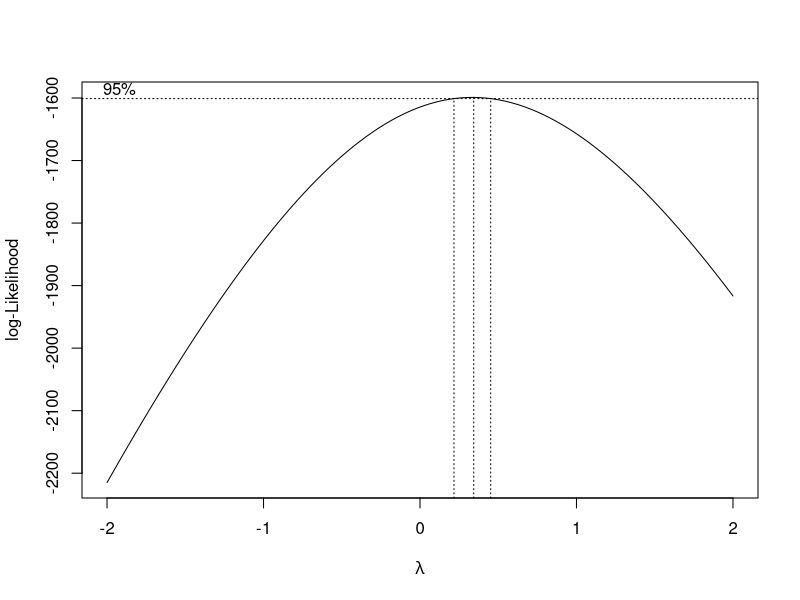
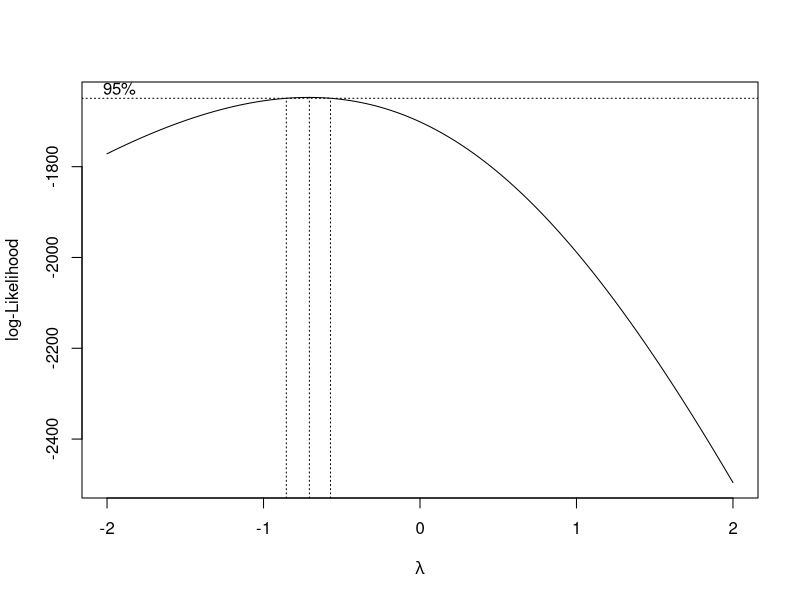
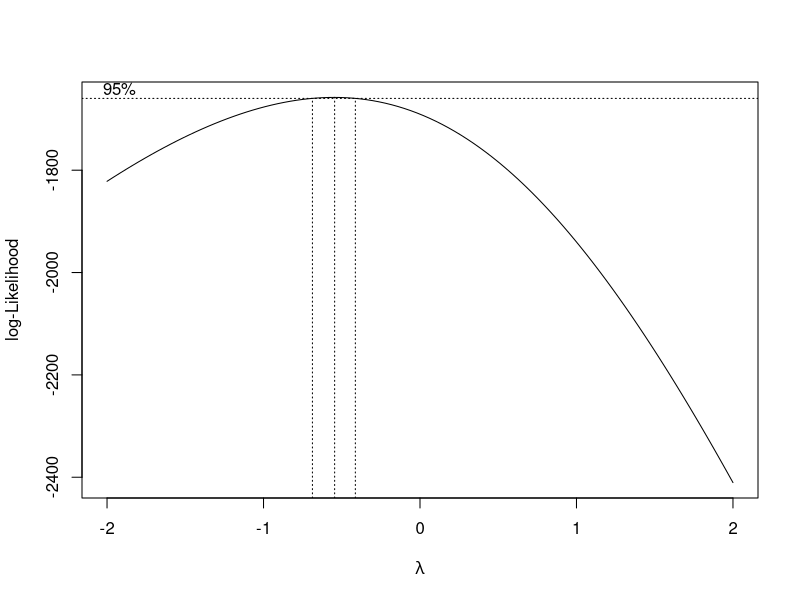
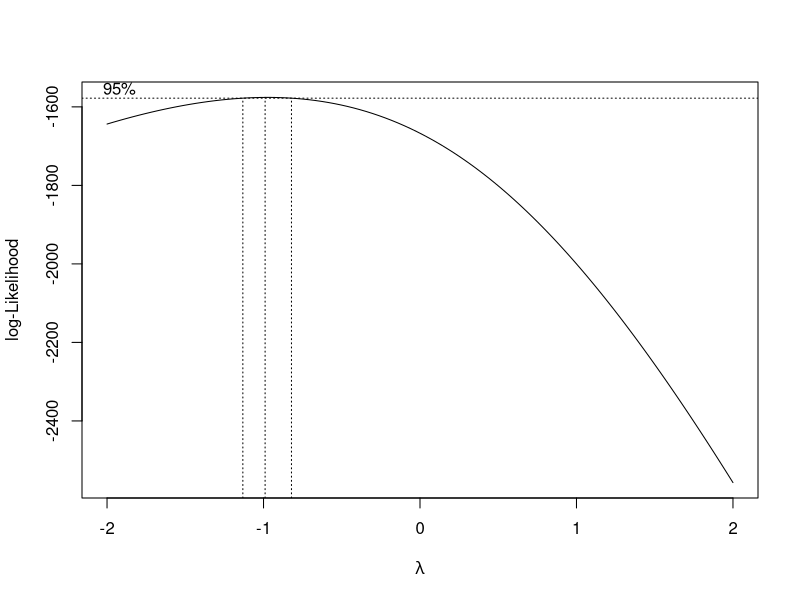
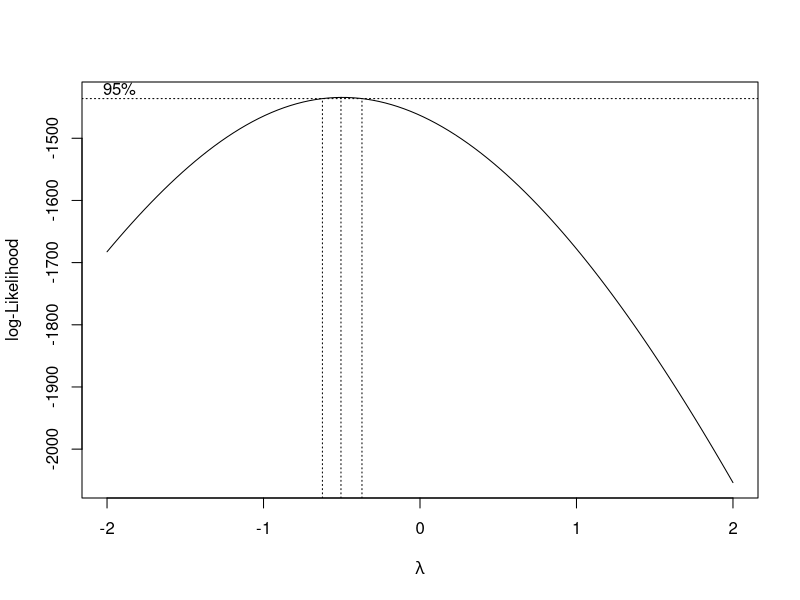
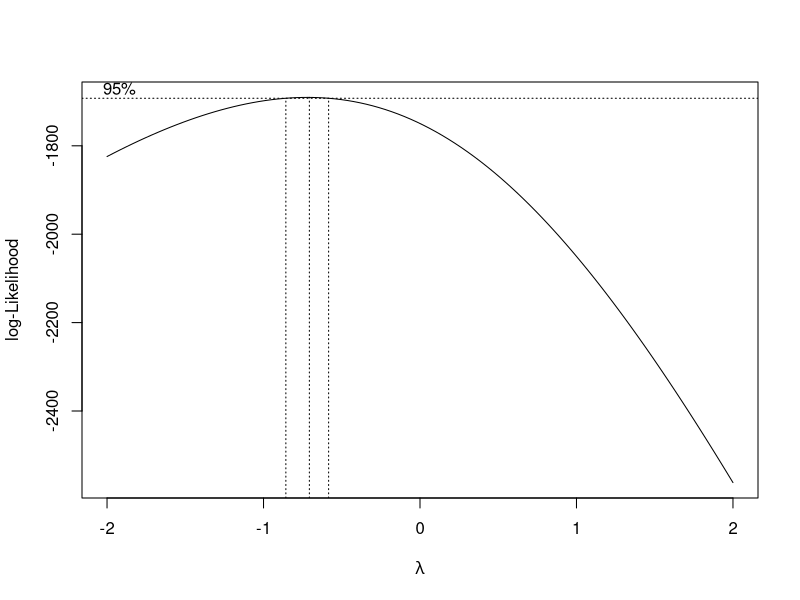
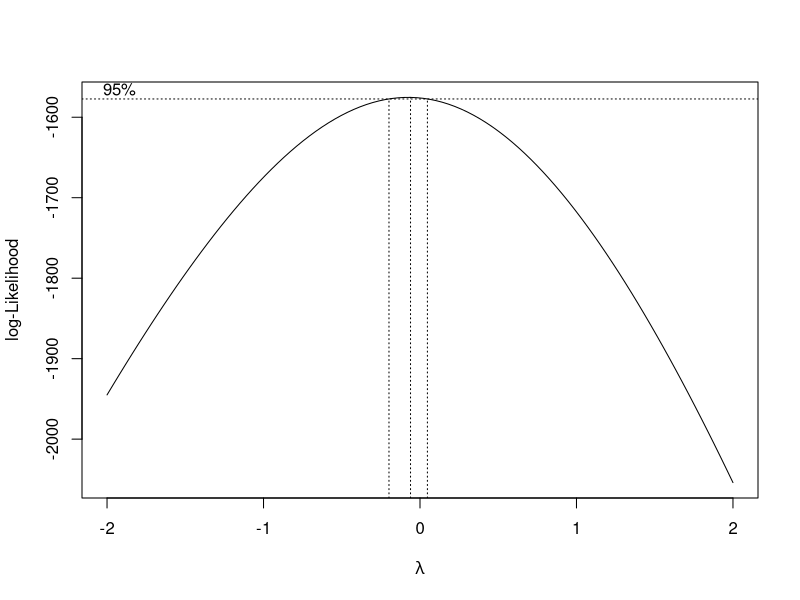
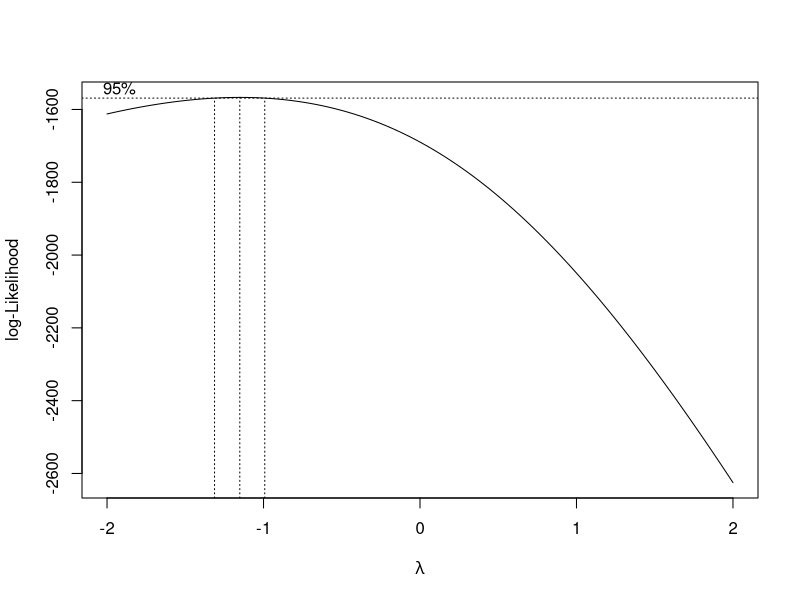

Reproduce these figures in R, in order.
## ---- chunk 1
library(tidyverse)
library(ggplot2)
library(dplyr)
library(stringr)
library(MASS)
library(pROC)
## ---- chunk 2
setwd("/home/alvaro/Documentos/rstudio/MachineLearnI/")
raw_train=read.csv("./data/Breast_Cancer_train.data",sep = "_",header = FALSE)
raw_test <- read.csv("./data/Breast_Cancer_test_completo.csv")
## ---- chunk 3
#Funcion para extraer moda de un vector
moda=function(vector){
  return(as.numeric(names(which.max(table(unique(vector))))))
}

#Funcion para 
factores=function(vector){
  threshold=round(length(vector))/10
  return(names(table(vector)[table(vector)>threshold]))
}

## ---- chunk 4

limpiar2=function(df){
  #Este for iterara por las columnas del data frame
  for (k in 2:length(colnames(df))){
    #Si la columna es numerica entra un for que itera por los datos de esa columna y cambia los datos si cumplen unas condiciones
    if (is.numeric(df[,k])==TRUE){

      for (r in 1:length(row.names(df))){
        #Si son NA los sustituye por la media de los valores de esa columna que no son NA.
        if (is.na(df[r,k])==1){

          df[r,k] <-round(mean(df[,k][is.na(df[,k])==0]))
        #Si son mayores de 10 asumimos que el segundo numero es erroneo. Dividimos por 10 y redondeamos.
        }else if(df[r,k]>10){
          df[r,k] <- round(df[r,k]/10)
        #Si son menores de 0 las conviertes en positivo
        }else if (df[r,k]<0){
          df[r,k]=-df[r,k]
        }
      }
    #Si en cambio esa columna es un factor habra codigio extra
    }else if(is.factor(df[,k])==TRUE){

      #Sacaremos los valores unicos que superen mas de X counts, que asumimos que son los niveles adecuados de ese factor
      levl=factores(df[,k])

      #transformamos en numerico la columna para poder operar
      df[,k] <- as.numeric(as.character(df[,k]))
      #El for itera por los valores de la columna
      for (r in 1:length(row.names(df))){
        if (is.na(df[r,k])==1){
          #Si es na lo sustituimos por la moda, ya que la media nos podria dar valores que no fuesen uno de los niveles
          df[r,k] <-moda(df[,k][is.na(df[,k])==0])
          #Si es mayor de 10 dividimos por 10 y redondeamos igual que en el otro for
        }else if(df[r,k]>10){
          df[r,k] <- round(df[r,k]/10)
          #Si es un valor que no corresponde a los niveles del factor lo sustituyo por la moda
        }else if (!(df[r,k] %in% levl)){
          df[r,k] = moda(df[,k][is.na(df[,k])==0])
        }
      }
      #lo vuelvo a condertir en factor
      df[,k] <- as.factor(df[,k])
      #le añado los niveles

      levels(df[,k]) <- levl
  
      
    }
    
  }
    
  return(df)
}

## ---- chunk 5
#Arreglamos el train dataset
train_complete <- raw_train %>% mutate_all(~ str_replace_all(., "h", ""))
train_complete  <- as.data.frame(lapply(train_complete, as.numeric))
train_complete[,12] <- as.factor(train_complete[,12])
colnames(train_complete)=c("ID","clump_thickness","unif_cell_size","unif_cell_shape","Marg_adhes","Epith_cell_size","Bare_nucl","Bland_chrom","Normal_nucleoli","Mitoses","Group","class")
train_complete <- limpiar2(train_complete)

#Arreglamos el test dataset
test_complete <- as.data.frame(lapply(raw_test,as.numeric))
test_complete[,12] <- as.factor(test_complete[,12])
colnames(test_complete)=c("ID","clump_thickness","unif_cell_size","unif_cell_shape","Marg_adhes","Epith_cell_size","Bare_nucl","Bland_chrom","Normal_nucleoli","Mitoses","Group","class")
test_complete <- limpiar2(test_complete)


levels(train_complete$class) <- c("Benign","Malign")
levels(test_complete$class) <- c("Benign","Malign")
## ---- chunk 6

transformaciones=function(df,firs_col,last_col){
  for (columna in firs_col:last_col){
    box=boxcox(df[,columna] ~1)
    lambda=box$x[which.max(box$y)]
    print(paste(colnames(df)[columna],lambda))
    if (lambda <= -1.5){
      df[,columna]=1/((df[,columna])^2)
    }else if(lambda> -1.5 && lambda<= -0.75){
      df[,columna]=1/df[,columna]
    }else if (lambda> -0.75 && lambda<= -0.25){
      df[,columna]=1 /sqrt(df[,columna])
    }else if(lambda> -0.25 && lambda <= 0.25){
      df[,columna]=log(df[,columna])
    }else if (lambda> 0.25 && lambda <= 0.75){
      print("sqrt")
      df[,columna]=sqrt(df[,columna])
    }else if (lambda> 0.75 && lambda <= 1.5){
      df[,columna]=df[,columna]
    }else if (lambda> 1.5 ){
      df[,columna]=df[,columna]^2
    }
  }
  return(df)
}

train_complete_norm <- transformaciones(train_complete,2,11)
## ---- chunk 7
train_long <- gather(train_complete, key = "variable", value = "value", -ID,-class)
train_long_norm <- gather(train_complete_norm, key = "variable", value = "value", -ID,-class)

ggplot(train_long, aes(x=variable, y=value)) + geom_boxplot() + facet_wrap(~variable, scales = "free")+ggtitle("before boxcox")+theme(plot.title = element_text(hjust = 0.5, size = 24))
ggplot(train_long_norm, aes(x=variable, y=value)) + geom_boxplot() + facet_wrap(~variable, scales = "free") +ggtitle("after boxcox")+theme(plot.title = element_text(hjust = 0.5, size = 24))

## ---- chunk 8
## Ya hemos preparado los datos
train_complete_norm <- train_complete_norm[sample(1:length(row_number(train_complete))),]

tercio <- round(length(row_number(train_complete_norm))/3)

train_group1 <- train_complete_norm[1:tercio,]
train_group2 <- train_complete_norm[(tercio+1):(tercio*2),]
train_group3 <- train_complete_norm[((tercio*2)+1):length(row_number(train_complete)),]

train_1=rbind(train_group1,train_group2)
test_1=train_group3

train_2=rbind(train_group1,train_group3)
test_2=train_group2

train_3=rbind(train_group3,train_group2)
test_3=train_group1
## ---- chunk 9

stepwise_down=function(df,prediccion,p_value_threshold=0.05){
  i=1
  formula=paste0(prediccion,"~")
  resto_variables <-  colnames(df)[!(colnames(df)==prediccion)]
  for (name in 1:(length(resto_variables))){
    if (name==1){
      formula=paste0(formula,resto_variables[name])
    }else{
      formula=paste(formula,resto_variables[name],sep="+")
    }
    
  }
  
  for (step in 1:10){

    modelo=glm(formula,df,family=(binomial(link="logit")))
    resumen=summary(modelo)
    lista=(2:length(rownames(resumen$coefficients)))
    resumen=resumen$coefficients[lista,]
    menos_influyente=rownames(resumen)[resumen[,4]==max(resumen[,4])]
    primero_en_formula=unlist(str_split(str_remove(formula,paste0(prediccion,"~")),pattern = "\\+"))[1]
    if(resumen[,4][resumen[,4]==max(resumen[,4])]<p_value_threshold){
      
      break
    }
    if (menos_influyente==primero_en_formula){
      formula=str_remove(formula,paste0(menos_influyente,"\\+"))
    }else{
      formula=str_remove(formula,paste0("\\+",menos_influyente))
    }
    
    
  }
  return(modelo)
}

## ---- chunk 10
modelo1=stepwise_down(train_1,"class")
modelo2=stepwise_down(train_2,"class")
modelo3=stepwise_down(train_3,"class")


print(summary(modelo1)$coefficients)
print(summary(modelo2)$coefficients)
print(summary(modelo3)$coefficients)

prediccion1=as.factor(round(predict(modelo1,test_1,type="response")))
levels(prediccion1) <- c("Benign","Malign")
prediccion2=as.factor(round(predict(modelo2,test_2,type="response")))
levels(prediccion2) <- c("Benign","Malign")
prediccion3=as.factor(round(predict(modelo3,test_3,type="response")))
levels(prediccion3) <- c("Benign","Malign")

comparacion1 <- cbind(test_1,prediccion1)
comparacion1[!(comparacion1$class==comparacion1$prediccion1),]

comparacion2<- cbind(test_2,prediccion2)
comparacion2[!(comparacion2$class==comparacion2$prediccion2),]

comparacion3 <- cbind(test_3,prediccion3)
comparacion3[!(comparacion3$class==comparacion3$prediccion3),]





## ---- chunk 11
modelo_final=stepwise_down(train_complete_norm,"class",p_value_threshold = 0.05)
summary(modelo_final)
test_complete <- transformaciones(test_complete,2,11)
prediccion_final=predict(modelo_final,test_complete,type="response")
levels(prediccion_final) <- c("Benign","Malign")

comparacion_final <- cbind(test_complete,prediccion_final)


## ---- chunk 12
estadisticas=function(df,col_test,col_predic,variable_positive,variable_negative){
  tabla=table(df[,col_test],df[,col_predic],dnn = c("true_value","predicction"))
  true_positives=tabla[variable_positive,variable_positive]+tabla[variable_positive,variable_negative]
  true_negative=tabla[variable_negative,variable_negative]+tabla[variable_negative,variable_positive]
  false_positive=tabla[variable_negative,variable_positive]
  false_negative=tabla[variable_positive,variable_negative]
  
  sensitivity=round((true_positives/(true_positives+false_negative))*100,2)
  specificity=round((true_negative/(true_negative+false_positive))*100,2)
  PPV=round((true_positives/(true_positives+false_positive))*100,2)
  NPV=round((true_negative/(true_negative+false_negative))*100,2)
  FPR=round((false_positive/(false_positive+true_negative))*100,2)
  FNR=round((false_negative/(false_negative+true_positives))*100,2)

  Accuracy=round(((true_positives+true_negative)/(true_negative+true_positives+false_negative+false_positive))*100,2)
  
  print(tabla)
  print(paste0("Sensitivity: ",sensitivity,"%"))
  print(paste0("Specificity: ",specificity,"%"))
  print(paste0("Positive Predictive Value: ", PPV,"%"))
  print(paste0("Negative Predictive Value: ",NPV,"%"))
  print(paste0("False Positive Rate: ",FPR,"%"))
  print(paste0("False Negative Rate: ",FNR,"%"))
  print(paste0("Accuracy: ",Accuracy,"%"))
  data=data.frame(sensitivity,specificity,PPV,NPV,FPR,FNR,Accuracy)
  row.names(data)="%"
  return(t(data))
}

ROC=function(df,col_test,col_predic,variable_positive,variable_negative){
  sens=vector()
  FPR=vector()
  thresh=vector()
  for(threshold in seq(0,1,0.01)){
    dataframe=df
    dataframe[,col_predic]=ifelse(dataframe[,col_predic]<=threshold,0,1)
    dataframe[,col_predic]=as.factor( dataframe[,col_predic])
    levels( dataframe[,col_predic]) <- c(variable_positive,variable_negative)
    
    esta=estadisticas(dataframe,col_test,col_predic,variable_positive,variable_negative)
    thresh=append(thresh,threshold)
    sens=append(sens,esta[1,])
    FPR=append(FPR,esta[5,])
    
  }
  resultados=as.data.frame(cbind(thresh,sens,FPR))
  return(resultados)
}
roc=ROC(comparacion_final,"class","prediccion_final","Benign","Malign")
ggplot(roc,aes(x=FPR,y=sens))+geom_line()
## ---- chunk 13
ggplot(roc,aes(x=FPR,y=sens))+geom_line()
comparacion_final[,"prediccion_final"]=as.factor(ifelse(comparacion_final[,"prediccion_final"]<=0.16,0,1))
levels(comparacion_final[,"prediccion_final"])=c("Benign","Malign")
estats=estadisticas(comparacion_final,"class","prediccion_final","Benign","Malign")

